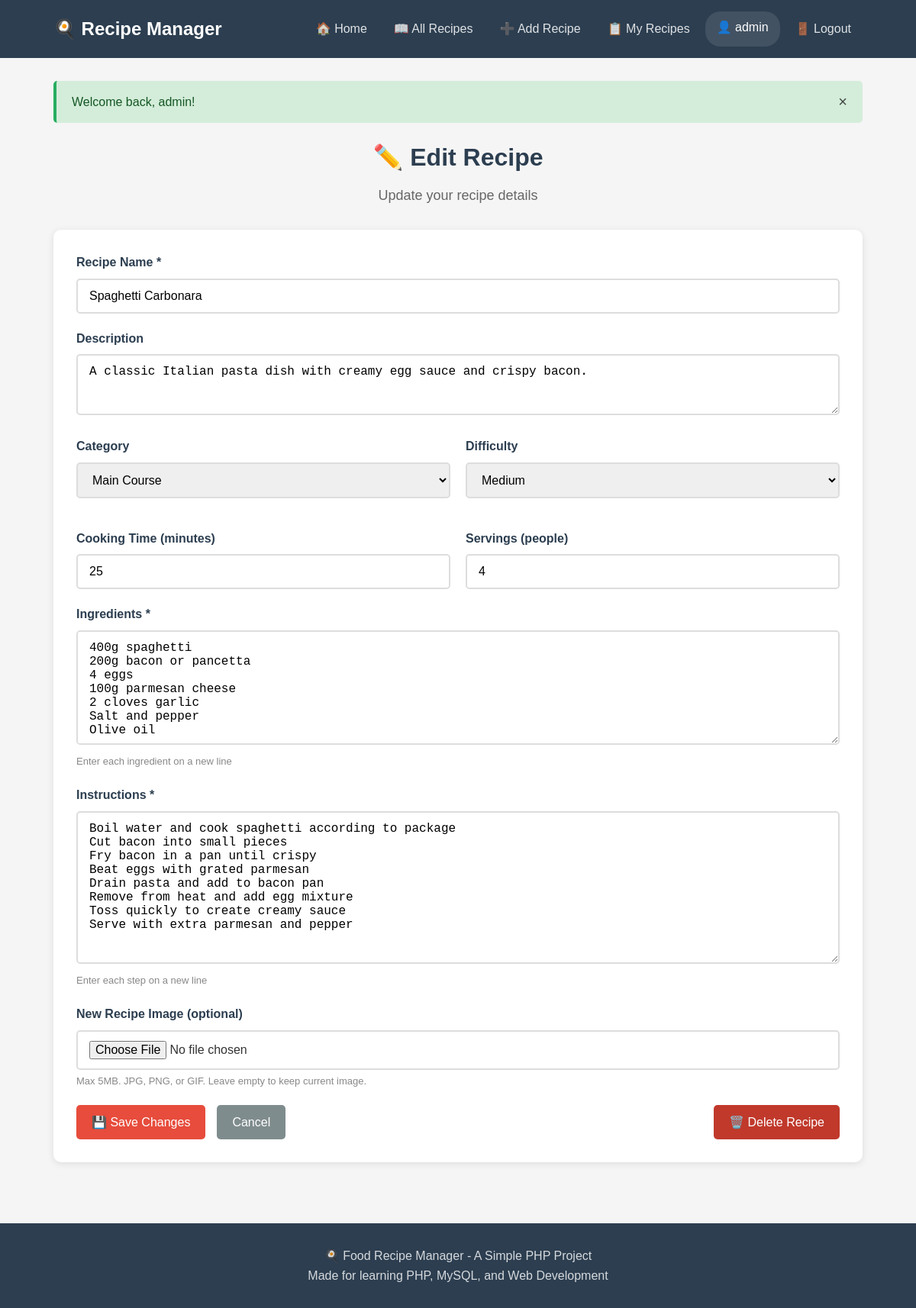
/public/edit_recipe.php?id=1 (signed in), run on the app's committed database.
### tables this page shows
CREATE TABLE IF NOT EXISTS users (
    id INT AUTO_INCREMENT PRIMARY KEY,
    username VARCHAR(50) NOT NULL UNIQUE,
    email VARCHAR(100) NOT NULL UNIQUE,
    password VARCHAR(255) NOT NULL,
    created_at TIMESTAMP DEFAULT CURRENT_TIMESTAMP
);

CREATE TABLE IF NOT EXISTS recipes (
    id INT AUTO_INCREMENT PRIMARY KEY,
    user_id INT NOT NULL,
    recipe_name VARCHAR(200) NOT NULL,
    description TEXT,
    ingredients TEXT NOT NULL,
    instructions TEXT NOT NULL,
    category VARCHAR(50) DEFAULT 'Other',
    cooking_time INT DEFAULT 30,
    servings INT DEFAULT 4,
    difficulty VARCHAR(20) DEFAULT 'Medium',
    image VARCHAR(255) DEFAULT NULL,
    created_at TIMESTAMP DEFAULT CURRENT_TIMESTAMP,
    FOREIGN KEY (user_id) REFERENCES users(id) ON DELETE CASCADE
);

### public/edit_recipe.php (the view, shortened to what this page needs)
<?php
include '../includes/header.php';
$id = isset($_GET['id']) ? (int) $_GET['id'] : 0;
$recipe = getRecipeById($id);
$recipe_name = $recipe['recipe_name'];
$description = $recipe['description'];
$ingredients = $recipe['ingredients'];
$instructions = $recipe['instructions'];
$cooking_time = $recipe['cooking_time'];
$servings = $recipe['servings'];
$category = $recipe['category'];
$difficulty = $recipe['difficulty'];
?>
<div class="page-title">
    <h1>✏️ Edit Recipe</h1>
    <p>Update your recipe details</p>
</div>
<div class="card" style="padding: 30px;">
    <form method="POST" action="" enctype="multipart/form-data">
        <div class="form-group">
            <label for="recipe_name">Recipe Name *</label>
            <input type="text" id="recipe_name" name="recipe_name" value="<?php echo safe($recipe_name); ?>" required>
        </div>
        <div class="form-group">
            <label for="description">Description</label>
            <textarea id="description" name="description"
                style="min-height: 80px;"><?php echo safe($description); ?></textarea>
        </div>
        <div style="display: grid; grid-template-columns: 1fr 1fr; gap: 20px;">
            <div class="form-group">
                <label for="category">Category</label>
                <select id="category" name="category">
                    <?php foreach (getCategories() as $cat): ?>
                        <option value="<?php echo $cat; ?>" <?php echo $category == $cat ? 'selected' : ''; ?>>
                            <?php echo $cat; ?>
                        </option>
                    <?php endforeach; ?>
                </select>
            </div>
            <div class="form-group">
                <label for="difficulty">Difficulty</label>
                <select id="difficulty" name="difficulty">
                    <?php foreach (getDifficulties() as $diff): ?>
                        <option value="<?php echo $diff; ?>" <?php echo $difficulty == $diff ? 'selected' : ''; ?>>
                            <?php echo $diff; ?>
                        </option>
                    <?php endforeach; ?>
                </select>
            </div>
            <div class="form-group">
                <label for="cooking_time">Cooking Time (minutes)</label>
                <input type="number" id="cooking_time" name="cooking_time" value="<?php echo $cooking_time; ?>" min="1"
                    max="1000">
            </div>
            <div class="form-group">
                <label for="servings">Servings (people)</label>
                <input type="number" id="servings" name="servings" value="<?php echo $servings; ?>" min="1" max="100">
            </div>
        </div>
        <div class="form-group">
            <label for="ingredients">Ingredients *</label>
            <textarea id="ingredients" name="ingredients" required><?php echo safe($ingredients); ?></textarea>
            <div class="form-hint">Enter each ingredient on a new line</div>
        </div>
        <div class="form-group">
            <label for="instructions">Instructions *</label>
            <textarea id="instructions" name="instructions" style="min-height: 200px;"
                required><?php echo safe($instructions); ?></textarea>
            <div class="form-hint">Enter each step on a new line</div>
        </div>
        <div class="form-group">
            <label for="image">New Recipe Image (optional)</label>
            <input type="file" id="image" name="image" accept="image/*">
            <div class="form-hint">Max 5MB. JPG, PNG, or GIF. Leave empty to keep current image.</div>
        </div>
        <div style="display: flex; gap: 15px; margin-top: 20px;">
            <button type="submit" class="btn btn-primary">💾 Save Changes</button>
            <a href="view_recipe.php?id=<?php echo $id; ?>" class="btn btn-secondary">Cancel</a>
            <a href="delete_recipe.php?id=<?php echo $id; ?>" class="btn btn-danger"
                onclick="return confirm('Are you sure you want to delete this recipe?');" style="margin-left: auto;">
                🗑️ Delete Recipe
            </a>
        </div>
    </form>
</div>
<?php include '../includes/footer.php'; ?>

### includes/header.php (shortened to what this page needs)
<?php
$currentUser = getCurrentUser();
$currentPage = basename($_SERVER['PHP_SELF']);
?>
<!DOCTYPE html>
<html lang="en">
<head>
    <link rel="stylesheet" href="../assets/css/style.css">
</head>
<body>
    <nav class="navbar">
        <div class="container">
            <a href="index.php" class="logo">🍳 Recipe Manager</a>
            <div class="nav-links">
                <a href="index.php" class="<?php echo $currentPage == 'index.php' ? 'active' : ''; ?>">
                    🏠 Home
                </a>
                <a href="recipes.php" class="<?php echo $currentPage == 'recipes.php' ? 'active' : ''; ?>">
                    📖 All Recipes
                </a>
                <?php if (isLoggedIn()): ?>
                    <a href="add_recipe.php" class="<?php echo $currentPage == 'add_recipe.php' ? 'active' : ''; ?>">
                        ➕ Add Recipe
                    </a>
                    <a href="my_recipes.php" class="<?php echo $currentPage == 'my_recipes.php' ? 'active' : ''; ?>">
                        📋 My Recipes
                    </a>
                    <span class="user-info">
                        👤 <?php echo safe($currentUser['username']); ?>
                    </span>
                    <a href="logout.php">🚪 Logout</a>
                <?php endif; ?>
            </div>
        </div>
    </nav>
    <main class="main-content">
        <div class="container">

### assets/css/style.css (style rules this page uses)
* { margin: 0; padding: 0; box-sizing: border-box; }
body { font-family: Arial, sans-serif; background-color: #f5f5f5; color: #333; line-height: 1.6; }
a { text-decoration: none; color: inherit; }
.container { max-width: 1100px; margin: 0 auto; padding: 0 20px; }
.navbar { background-color: #2c3e50; padding: 15px 0; position: sticky; top: 0; z-index: 100; }
.navbar .container { display: flex; justify-content: space-between; align-items: center; flex-wrap: wrap; gap: 15px; }
.logo { font-size: 24px; font-weight: bold; color: white; }
.nav-links { display: flex; gap: 5px; flex-wrap: wrap; }
.nav-links a { color: rgba(255, 255, 255, 0.85); padding: 10px 15px; border-radius: 5px; transition: background 0.3s; }
.user-info { color: white; padding: 8px 15px; background: rgba(255, 255, 255, 0.1); border-radius: 20px; }
.main-content { min-height: calc(100vh - 200px); padding: 30px 0; }
.btn { display: inline-block; padding: 10px 20px; border: none; border-radius: 5px; cursor: pointer; font-size: 16px; transition: transform 0.2s, opacity 0.2s; }
.btn-primary { background-color: #e74c3c; color: white; }
.btn-secondary { background-color: #7f8c8d; color: white; }
.btn-danger { background-color: #c0392b; color: white; }
.card { background: white; border-radius: 10px; box-shadow: 0 2px 10px rgba(0, 0, 0, 0.1); overflow: hidden; transition: transform 0.3s, box-shadow 0.3s; }
.form-group { margin-bottom: 20px; }
.form-group label { display: block; margin-bottom: 8px; font-weight: bold; color: #2c3e50; }
.form-group input, .form-group select, .form-group textarea { width: 100%; padding: 12px 15px; border: 2px solid #ddd; border-radius: 5px; font-size: 16px; transition: border-color 0.3s; }
.form-group textarea { min-height: 150px; resize: vertical; }
.form-hint { font-size: 13px; color: #888; margin-top: 5px; }
.page-title { text-align: center; margin-bottom: 30px; }
.page-title h1 { font-size: 32px; color: #2c3e50; margin-bottom: 10px; }
.page-title p { color: #666; font-size: 18px; }

### data on the page
users: username "admin"
recipes: recipe_name "Spaghetti Carbonara", description "A classic Italian pasta dish with creamy egg sauce and crispy bacon.", category "Main Course", difficulty "Medium", cooking_time "25", servings "4", ingredients "400g spaghetti 200g bacon or pancetta 4 eggs 100g parmesan cheese 2 cloves garlic Salt and pepper Olive oil", instructions "Boil water and cook spaghetti according to package Cut bacon into small pieces Fry bacon in a pan until crispy Beat eggs with grated parmesan Drain pasta and add to bacon pan Remove from heat and add egg mixture Toss quickly to create creamy sauce Serve with extra parmesan and pepper"

### other printed values
safe($_SESSION['message']) "Welcome back, admin!"
